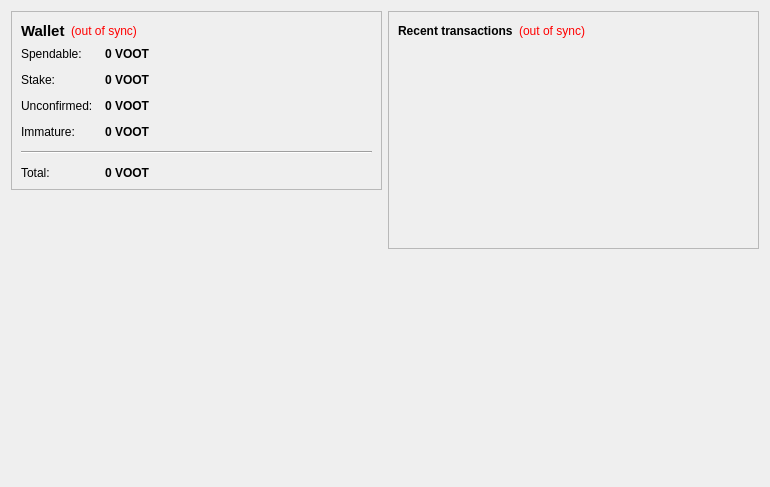
<?xml version="1.0" encoding="UTF-8"?>
<ui version="4.0">
 <class>OverviewPage</class>
 <widget class="QWidget" name="OverviewPage">
  <property name="geometry">
   <rect>
    <x>0</x>
    <y>0</y>
    <width>770</width>
    <height>487</height>
   </rect>
  </property>
  <property name="windowTitle">
   <string>Form</string>
  </property>
  <layout class="QHBoxLayout" name="horizontalLayout" stretch="1,1">
   <item>
    <layout class="QVBoxLayout" name="verticalLayout_2">
     <item>
      <widget class="QFrame" name="frame">
       <property name="frameShape">
        <enum>QFrame::StyledPanel</enum>
       </property>
       <property name="frameShadow">
        <enum>QFrame::Raised</enum>
       </property>
       <layout class="QVBoxLayout" name="verticalLayout_4">
        <item>
         <layout class="QHBoxLayout" name="horizontalLayout_4">
          <item>
           <widget class="QLabel" name="label_5">
            <property name="font">
             <font>
              <pointsize>11</pointsize>
              <weight>75</weight>
              <bold>true</bold>
             </font>
            </property>
            <property name="text">
             <string>Wallet</string>
            </property>
           </widget>
          </item>
          <item>
           <widget class="QLabel" name="labelWalletStatus">
            <property name="toolTip">
             <string>The displayed information may be out of date. Your wallet automatically synchronizes with the VootCoin network after a connection is established, but this process has not completed yet.</string>
            </property>
            <property name="styleSheet">
             <string notr="true">QLabel { color: red; }</string>
            </property>
            <property name="text">
             <string notr="true">(out of sync)</string>
            </property>
            <property name="alignment">
             <set>Qt::AlignLeading|Qt::AlignLeft|Qt::AlignVCenter</set>
            </property>
           </widget>
          </item>
          <item>
           <spacer name="horizontalSpacer_2">
            <property name="orientation">
             <enum>Qt::Horizontal</enum>
            </property>
            <property name="sizeHint" stdset="0">
             <size>
              <width>40</width>
              <height>20</height>
             </size>
            </property>
           </spacer>
          </item>
         </layout>
        </item>
        <item>
         <layout class="QFormLayout" name="formLayout_2">
          <property name="fieldGrowthPolicy">
           <enum>QFormLayout::AllNonFixedFieldsGrow</enum>
          </property>
          <property name="horizontalSpacing">
           <number>12</number>
          </property>
          <property name="verticalSpacing">
           <number>12</number>
          </property>
          <item row="0" column="0">
           <widget class="QLabel" name="label">
            <property name="text">
             <string>Spendable:</string>
            </property>
           </widget>
          </item>
          <item row="0" column="1">
           <widget class="QLabel" name="labelBalance">
            <property name="font">
             <font>
              <weight>75</weight>
              <bold>true</bold>
             </font>
            </property>
            <property name="cursor">
             <cursorShape>IBeamCursor</cursorShape>
            </property>
            <property name="toolTip">
             <string>Your current spendable balance</string>
            </property>
            <property name="text">
             <string notr="true">0 VOOT</string>
            </property>
            <property name="textInteractionFlags">
             <set>Qt::LinksAccessibleByMouse|Qt::TextSelectableByKeyboard|Qt::TextSelectableByMouse</set>
            </property>
           </widget>
          </item>
          <item row="1" column="0">
           <widget class="QLabel" name="label_6">
            <property name="text">
             <string>Stake:</string>
            </property>
           </widget>
          </item>
          <item row="1" column="1">
           <widget class="QLabel" name="labelStake">
            <property name="font">
             <font>
              <weight>75</weight>
              <bold>true</bold>
             </font>
            </property>
            <property name="cursor">
             <cursorShape>IBeamCursor</cursorShape>
            </property>
            <property name="toolTip">
             <string>Total of coins that was staked, and do not yet count toward the current balance</string>
            </property>
            <property name="text">
             <string notr="true">0 VOOT</string>
            </property>
            <property name="textInteractionFlags">
             <set>Qt::LinksAccessibleByMouse|Qt::TextSelectableByKeyboard|Qt::TextSelectableByMouse</set>
            </property>
           </widget>
          </item>
          <item row="2" column="0">
           <widget class="QLabel" name="label_3">
            <property name="text">
             <string>Unconfirmed:</string>
            </property>
           </widget>
          </item>
          <item row="2" column="1">
           <widget class="QLabel" name="labelUnconfirmed">
            <property name="font">
             <font>
              <weight>75</weight>
              <bold>true</bold>
             </font>
            </property>
            <property name="cursor">
             <cursorShape>IBeamCursor</cursorShape>
            </property>
            <property name="toolTip">
             <string>Total of transactions that have yet to be confirmed, and do not yet count toward the current balance</string>
            </property>
            <property name="text">
             <string notr="true">0 VOOT</string>
            </property>
            <property name="textInteractionFlags">
             <set>Qt::LinksAccessibleByMouse|Qt::TextSelectableByKeyboard|Qt::TextSelectableByMouse</set>
            </property>
           </widget>
          </item>
          <item row="3" column="0">
           <widget class="QLabel" name="labelImmatureText">
            <property name="text">
             <string>Immature:</string>
            </property>
           </widget>
          </item>
          <item row="3" column="1">
           <widget class="QLabel" name="labelImmature">
            <property name="font">
             <font>
              <weight>75</weight>
              <bold>true</bold>
             </font>
            </property>
            <property name="toolTip">
             <string>Mined balance that has not yet matured</string>
            </property>
            <property name="text">
             <string notr="true">0 VOOT</string>
            </property>
            <property name="textInteractionFlags">
             <set>Qt::LinksAccessibleByMouse|Qt::TextSelectableByKeyboard|Qt::TextSelectableByMouse</set>
            </property>
           </widget>
          </item>
          <item row="4" column="0" colspan="2">
           <widget class="Line" name="line">
            <property name="orientation">
             <enum>Qt::Horizontal</enum>
            </property>
           </widget>
          </item>
          <item row="5" column="0">
           <widget class="QLabel" name="labelTotalText">
            <property name="text">
             <string>Total:</string>
            </property>
           </widget>
          </item>
          <item row="5" column="1">
           <widget class="QLabel" name="labelTotal">
            <property name="font">
             <font>
              <weight>75</weight>
              <bold>true</bold>
             </font>
            </property>
            <property name="cursor">
             <cursorShape>IBeamCursor</cursorShape>
            </property>
            <property name="toolTip">
             <string>Your current total balance</string>
            </property>
            <property name="text">
             <string notr="true">0 VOOT</string>
            </property>
            <property name="textInteractionFlags">
             <set>Qt::LinksAccessibleByMouse|Qt::TextSelectableByKeyboard|Qt::TextSelectableByMouse</set>
            </property>
           </widget>
          </item>
         </layout>
        </item>
       </layout>
      </widget>
     </item>
     <item>
      <spacer name="verticalSpacer">
       <property name="orientation">
        <enum>Qt::Vertical</enum>
       </property>
       <property name="sizeHint" stdset="0">
        <size>
         <width>20</width>
         <height>40</height>
        </size>
       </property>
      </spacer>
     </item>
     <item alignment="Qt::AlignHCenter|Qt::AlignVCenter">
      <widget class="QLabel" name="label_2">
       <property name="autoFillBackground">
        <bool>true</bool>
       </property>
       <property name="text">
        <string/>
       </property>
       <property name="pixmap">
        <pixmap resource="../bitcoin.qrc">:/images/about</pixmap>
       </property>
       <property name="scaledContents">
        <bool>false</bool>
       </property>
       <property name="margin">
        <number>0</number>
       </property>
      </widget>
     </item>
    </layout>
   </item>
   <item>
    <layout class="QVBoxLayout" name="verticalLayout_3">
     <item>
      <widget class="QFrame" name="frame_2">
       <property name="frameShape">
        <enum>QFrame::StyledPanel</enum>
       </property>
       <property name="frameShadow">
        <enum>QFrame::Raised</enum>
       </property>
       <layout class="QVBoxLayout" name="verticalLayout">
        <item>
         <layout class="QHBoxLayout" name="horizontalLayout_2">
          <item>
           <widget class="QLabel" name="label_4">
            <property name="text">
             <string>&lt;b&gt;Recent transactions&lt;/b&gt;</string>
            </property>
           </widget>
          </item>
          <item>
           <widget class="QLabel" name="labelTransactionsStatus">
            <property name="toolTip">
             <string>The displayed information may be out of date. Your wallet automatically synchronizes with the VootCoin network after a connection is established, but this process has not completed yet.</string>
            </property>
            <property name="styleSheet">
             <string notr="true">QLabel { color: red; }</string>
            </property>
            <property name="text">
             <string notr="true">(out of sync)</string>
            </property>
            <property name="alignment">
             <set>Qt::AlignRight|Qt::AlignTrailing|Qt::AlignVCenter</set>
            </property>
           </widget>
          </item>
          <item>
           <spacer name="horizontalSpacer">
            <property name="orientation">
             <enum>Qt::Horizontal</enum>
            </property>
            <property name="sizeHint" stdset="0">
             <size>
              <width>40</width>
              <height>20</height>
             </size>
            </property>
           </spacer>
          </item>
         </layout>
        </item>
        <item>
         <widget class="QListView" name="listTransactions">
          <property name="styleSheet">
           <string notr="true">QListView { background: transparent; }</string>
          </property>
          <property name="frameShape">
           <enum>QFrame::NoFrame</enum>
          </property>
          <property name="verticalScrollBarPolicy">
           <enum>Qt::ScrollBarAlwaysOff</enum>
          </property>
          <property name="horizontalScrollBarPolicy">
           <enum>Qt::ScrollBarAlwaysOff</enum>
          </property>
          <property name="selectionMode">
           <enum>QAbstractItemView::NoSelection</enum>
          </property>
         </widget>
        </item>
       </layout>
      </widget>
     </item>
     <item>
      <spacer name="verticalSpacer_2">
       <property name="orientation">
        <enum>Qt::Vertical</enum>
       </property>
       <property name="sizeHint" stdset="0">
        <size>
         <width>20</width>
         <height>40</height>
        </size>
       </property>
      </spacer>
     </item>
    </layout>
   </item>
  </layout>
 </widget>
 <resources>
  <include location="../bitcoin.qrc"/>
 </resources>
 <connections/>
</ui>
